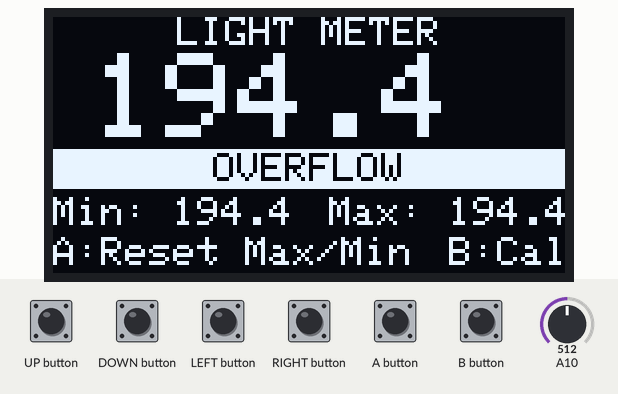
Simulated run of this sketch. Board: Arduboy, built with avr-gcc and run on an emulated ATmega32U4. Shown: 128×64 one-colour display. The test bench sets the inputs (shaded band); at power-on: A10 = 512. EEPROM starts erased.

Above: at 1.2 s.
1.3 s: A10 set to 655
At 2.2 s:
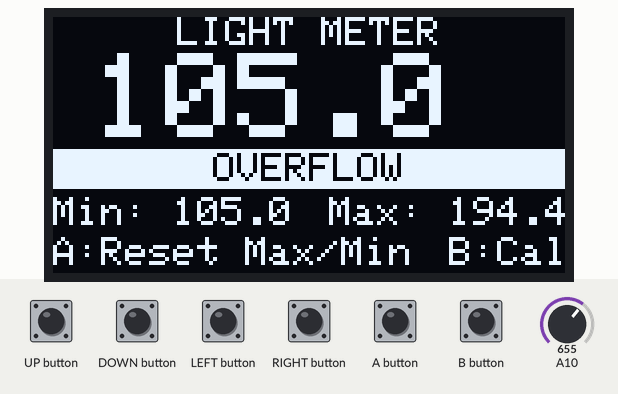
2.9 s: A10 set to 671
At 3.3 s:
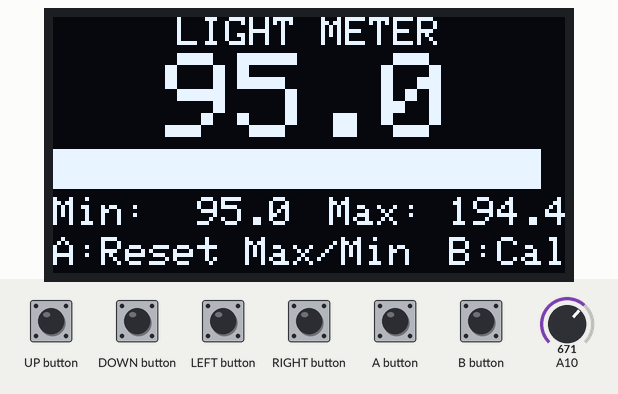
4.5 s: A button pressed for 0.15 s
At 4.72 s:
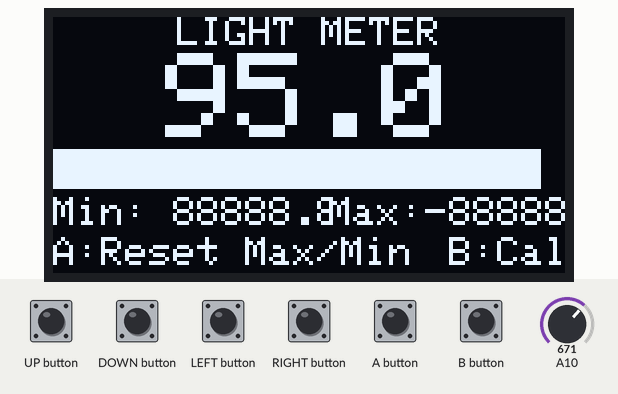
6.3 s: B button pressed for 0.15 s
At 7.8 s:
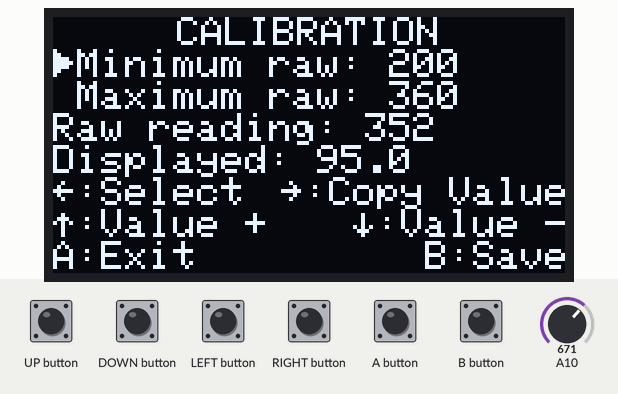
8.1 s: B button pressed for 1 s
At 9.5 s:
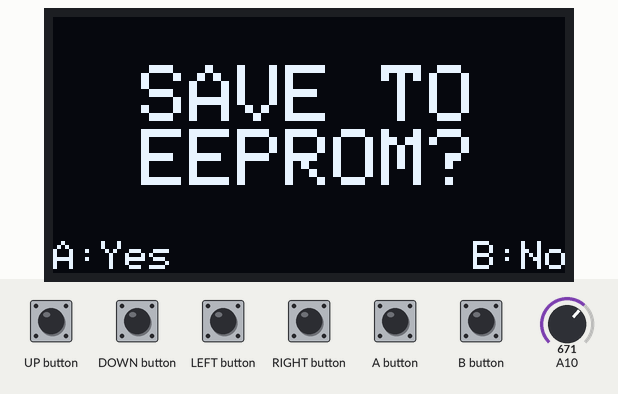
10.6 s: A button pressed for 1 s
At 11.4 s:
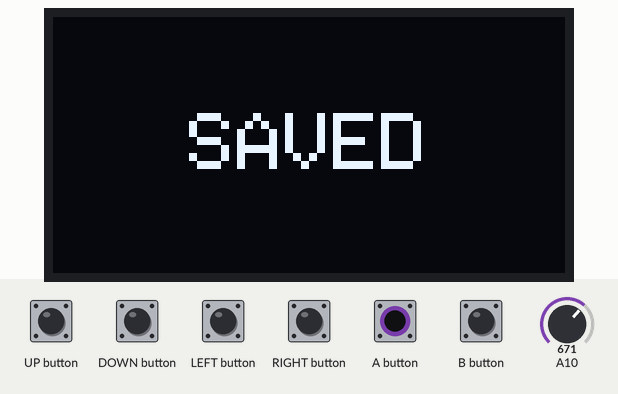
Timing chart, 0 to 13.6 s (numbered marks = the images above; inputs shaded):
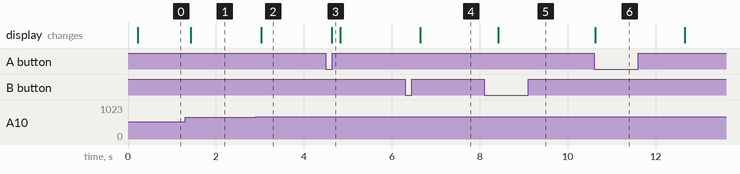

Measured:
- the behaviour switches between 662 and 663 on A10 (found by bisection; images 1 and 2)
- after the input at 1.3 s, the display: changes after 0.13 s (image 1)
- after the input at 2.9 s, the display: changes after 0.13 s (image 2)
- after the input at 4.5 s, the display: changes after 0.13 s (image 3)
- after the input at 6.3 s, the display: changes after 0.34 s (image 4)
- after the input at 8.1 s, the display: changes after 0.32 s (image 5)
- after the input at 10.6 s, the display: changes at once (image 6)

The sketch:

ArduboyLightMeter.ino
```cpp
// ===========================================================================
// Use an Arduboy as a light meter by using one of the RGB LEDs for the sensor
// ===========================================================================

// Version 1.0

/*
------------------------------------------------------------------------------
Copyright (c) 2019, Scott Allen
All rights reserved.

Redistribution and use in source and binary forms, with or without
modification, are permitted provided that the following conditions are met:

1. Redistributions of source code must retain the above copyright notice,
   this list of conditions and the following disclaimer.
2. Redistributions in binary form must reproduce the above copyright notice,
   this list of conditions and the following disclaimer in the documentation
   and/or other materials provided with the distribution.
3. Neither the name of the copyright holders nor the names of its contributors
   may be used to endorse or promote products derived from this software
   without specific prior written permission.

THIS SOFTWARE IS PROVIDED BY THE COPYRIGHT HOLDERS "AS IS" AND ANY EXPRESS OR
IMPLIED WARRANTIES, INCLUDING, BUT NOT LIMITED TO, THE IMPLIED WARRANTIES OF
MERCHANTABILITY AND FITNESS FOR A PARTICULAR PURPOSE ARE DISCLAIMED.
IN NO EVENT SHALL THE COPYRIGHT HOLDER BE LIABLE FOR ANY DIRECT, INDIRECT,
INCIDENTAL, SPECIAL, EXEMPLARY, OR CONSEQUENTIAL DAMAGES (INCLUDING, BUT NOT
LIMITED TO, PROCUREMENT OF SUBSTITUTE GOODS OR SERVICES; LOSS OF USE, DATA,
OR PROFITS; OR BUSINESS INTERRUPTION) HOWEVER CAUSED AND ON ANY THEORY OF
LIABILITY, WHETHER IN CONTRACT, STRICT LIABILITY, OR TORT (INCLUDING
NEGLIGENCE OR OTHERWISE) ARISING IN ANY WAY OUT OF THE USE OF THIS SOFTWARE,
EVEN IF ADVISED OF THE POSSIBILITY OF SUCH DAMAGE.
------------------------------------------------------------------------------
*/

#include <Arduboy2.h>
#include <EEPROM.h>

// EEPROM storage (6 bytes)
#define LIGHT_METER_EEPROM_START 780
#define LIGHT_METER_EEPROM_ID1 LIGHT_METER_EEPROM_START
#define LIGHT_METER_EEPROM_ID2 (LIGHT_METER_EEPROM_START + sizeof(char))
#define LIGHT_METER_EEPROM_CAL_MIN (LIGHT_METER_EEPROM_ID2 + sizeof(char))
#define LIGHT_METER_EEPROM_CAL_MAX (LIGHT_METER_EEPROM_CAL_MIN + sizeof(int))

#define STORAGE_ID_1 'L'
#define STORAGE_ID_2 'm'

// This sets the reading rate in readings per second. It is also used for the
// auto increment/decrement repeat rate for setting calibration values.
#define FRAME_RATE 5

// The number of frames to wait before button auto-repeat starts
#define DELAY_FRAMES 5

// The value to increment a calibration field by when auto-repeating
#define REPEAT_CHANGE 5

// The pin used by the ADC to read the light intensity
#define ADC_PIN RED_LED

// The full scale ADC value
#define ADC_MAX 1023

// The high value for the scaled floating point display range.
// (The low value is fixed at 0.)
#define SCALE_HIGH 100.0

// Default calibration values
#define DEFAULT_CAL_MIN 200
#define DEFAULT_CAL_MAX 360

// All the constant stings
const char StrMainHeading[] PROGMEM = "LIGHT METER";
const char StrMin[] PROGMEM = "Min:";
const char StrMax[] PROGMEM = "Max:";
const char StrNegative[] PROGMEM = "NEGATIVE";
const char StrOverflow[] PROGMEM = "OVERFLOW";
const char StrMainButtonRst[] PROGMEM = "A:Reset Max/Min";
const char StrMainButtonCal[] PROGMEM = "B:Cal";

const char StrCalHeading[] PROGMEM = "CALIBRATION";
const char StrCalMin[] PROGMEM = "Minimum raw: ";
const char StrCalMax[] PROGMEM = "Maximum raw: ";
const char StrRawReading[] PROGMEM =  "Raw reading: ";
const char StrDispReading[] PROGMEM = "Displayed: ";
const char StrCalButtonSel[] PROGMEM = "\x1B:Select";
const char StrCalButtonCopy[] PROGMEM = "\x1A:Copy Value";
const char StrCalButtonInc[] PROGMEM = "\x18:Value +";
const char StrCalButtonDec[] PROGMEM = "\x19:Value -";
const char StrCalButtonExit[] PROGMEM = "A:Exit";
const char StrCalButtonSave[] PROGMEM = "B:Save";

const char StrSaveQ1[] PROGMEM = "SAVE TO";
const char StrSaveQ2[] PROGMEM = "EEPROM?";
const char StrSaveButtonYes[] PROGMEM = "A:Yes";
const char StrSaveButtonNo[] PROGMEM = "B:No";
const char StrSaved[] PROGMEM = "SAVED";

#define CHAR_WIDTH 6
#define CHAR_HEIGHT 8
#define BAR_HEIGHT 10
#define VAL_CHARS 6

// Defines for text and field locations
#define MAIN_HEADING_X centerStr_P(StrMainHeading)
#define MAIN_HEADING_Y 0
#define MAIN_VALUE_X ((WIDTH / 2) - (CHAR_WIDTH * 3 * 4))
#define MAIN_VALUE_Y 9
#define MAIN_BAR_X 0
#define MAIN_BAR_Y 33
#define MAIN_BAR_NEG_X centerStr_P(StrNegative)
#define MAIN_BAR_NEG_Y (MAIN_BAR_Y + 1)
#define MAIN_BAR_OVL_X centerStr_P(StrOverflow)
#define MAIN_BAR_OVL_Y (MAIN_BAR_Y + 1)
#define MAIN_MIN_X 0
#define MAIN_MIN_Y 45
#define MAIN_MAX_X (rightStr_P(StrMax) - (VAL_CHARS * CHAR_WIDTH))
#define MAIN_MAX_Y MAIN_MIN_Y
#define MAIN_BTN_RST_X 0
#define MAIN_BTN_RST_Y 55
#define MAIN_BTN_CAL_X rightStr_P(StrMainButtonCal)
#define MAIN_BTN_CAL_Y MAIN_BTN_RST_Y

#define CAL_HEADING_X centerStr_P(StrCalHeading)
#define CAL_HEADING_Y 0
#define CAL_MIN_X CHAR_WIDTH
#define CAL_MIN_Y 8
#define CAL_MAX_X CHAR_WIDTH
#define CAL_MAX_Y 16
#define CAL_RAW_X 0
#define CAL_RAW_Y 24
#define CAL_DISPLAYED_X 0
#define CAL_DISPLAYED_Y 32
#define CAL_BUTTON_SEL_X 0
#define CAL_BUTTON_SEL_Y 40
#define CAL_BUTTON_COPY_X rightStr_P(StrCalButtonCopy)
#define CAL_BUTTON_COPY_Y CAL_BUTTON_SEL_Y
#define CAL_BUTTON_INC_X 0
#define CAL_BUTTON_INC_Y 48
#define CAL_BUTTON_DEC_X rightStr_P(StrCalButtonDec)
#define CAL_BUTTON_DEC_Y CAL_BUTTON_INC_Y
#define CAL_BUTTON_EXIT_X 0
#define CAL_BUTTON_EXIT_Y 56
#define CAL_BUTTON_SAVE_X rightStr_P(StrCalButtonSave)
#define CAL_BUTTON_SAVE_Y CAL_BUTTON_EXIT_Y

#define SAVE_Q_1_X centerStr2_P(StrSaveQ1)
#define SAVE_Q_1_Y 12
#define SAVE_Q_2_X centerStr2_P(StrSaveQ2)
#define SAVE_Q_2_Y (SAVE_Q_1_Y + (CHAR_HEIGHT * 2))
#define SAVE_BUTTON_YES_X 0
#define SAVE_BUTTON_YES_Y 56
#define SAVE_BUTTON_NO_X rightStr_P(StrSaveButtonNo)
#define SAVE_BUTTON_NO_Y SAVE_BUTTON_YES_Y

#define SAVE_SAVED_X centerStr2_P(StrSaved)
#define SAVE_SAVED_Y 24

Arduboy2 arduboy;

// The raw reading from the ADC normalised so that higher illumination has
// higher values.
int adcReading;

float  displayValue;
float  displayMin;
float  displayMax;

int calMin;
int calMax;

bool calMaxSelected = false;

unsigned int delayCount = 0;
bool repeating = false;

enum class State : uint8_t {
  Main,
  Calibrate,
  SavePrompt
};

State currentState = State::Main;

// ========== setup ==========
void setup() {
  arduboy.begin();
  arduboy.setFrameRate(FRAME_RATE);
  arduboy.setTextWrap(false);

  getSavedCal();

  resetMinMax();

  power_adc_enable();  // The library turns the ADC off, so power it on
  pinMode(ADC_PIN, INPUT);
  analogReference(DEFAULT); // Use VCC for the ADC reference
}

// ========== loop ==========
void loop() {
  if (!arduboy.nextFrame()) {
    return;
  }

  arduboy.pollButtons();

  arduboy.clear();

  adcReading = ADC_MAX - analogRead(ADC_PIN);
  displayValue = (float)(adcReading - calMin) * (SCALE_HIGH / (float)(calMax - calMin));

  if (displayValue < displayMin) {
    displayMin = displayValue;
  }
  if (displayValue > displayMax) {
    displayMax = displayValue;
  }

  switch (currentState) {
   case State::Main:
    mainScreen();
    break;
   case State::Calibrate:
    calScreen();
    break;
   case State::SavePrompt:
    saveScreen();
    break;
  }

  arduboy.display();
}

// --- Handle the main screen ---
void mainScreen() {
  uint8_t barLength = min(round(displayValue * WIDTH / SCALE_HIGH), WIDTH);

  if (arduboy.justPressed(B_BUTTON)) {
    currentState = State::Calibrate;
  }

  if (arduboy.justPressed(A_BUTTON)) {
    resetMinMax();
  }

  printStr_P(MAIN_HEADING_X, MAIN_HEADING_Y, StrMainHeading);

  arduboy.setCursor(MAIN_VALUE_X, MAIN_VALUE_Y);
  arduboy.setTextSize(3);
  printValue(displayValue);
  arduboy.setTextSize(1);

  if (adcReading != calMin) {
    if (adcReading < calMin) {
      printStr_P(MAIN_BAR_NEG_X, MAIN_BAR_NEG_Y, StrNegative);
    }
    else {
     arduboy.fillRect(MAIN_BAR_X, MAIN_BAR_Y, barLength, BAR_HEIGHT);
    }
    if (adcReading > calMax) {
      arduboy.setTextColor(BLACK);
      arduboy.setTextBackground(WHITE);
      printStr_P(MAIN_BAR_OVL_X, MAIN_BAR_OVL_Y, StrOverflow);
      arduboy.setTextColor(WHITE);
      arduboy.setTextBackground(BLACK);
    }
  }

  printStr_P(MAIN_MIN_X, MAIN_MIN_Y, StrMin);
  printValue(displayMin);
  printStr_P(MAIN_MAX_X, MAIN_MAX_Y, StrMax);
  printValue(displayMax);

  printStr_P(MAIN_BTN_RST_X, MAIN_BTN_RST_Y, StrMainButtonRst);
  printStr_P(MAIN_BTN_CAL_X, MAIN_BTN_CAL_Y, StrMainButtonCal);
}

// --- Handle the calibration screen ---
void calScreen() {
  if ((delayCount != 0) && (--delayCount == 0)) {
    repeating = true;
  }

  if (arduboy.justPressed(A_BUTTON)) {
    currentState = State::Main;
  }

  if (arduboy.justPressed(B_BUTTON)) {
    currentState = State::SavePrompt;
  }

  if (arduboy.justPressed(LEFT_BUTTON)) {
    calMaxSelected = !calMaxSelected;
  }

  if (arduboy.justPressed(RIGHT_BUTTON)) {
    updateCalField(adcReading);
  }

  if (arduboy.justPressed(UP_BUTTON)) {
    calFieldInc();
    startButtonDelay();
  }
  else if (arduboy.justPressed(DOWN_BUTTON)) {
    calFieldDec();
    startButtonDelay();
  }
  else if (repeating && arduboy.pressed(UP_BUTTON)) {
    calFieldInc();
  }
  else if (repeating && arduboy.pressed(DOWN_BUTTON)) {
    calFieldDec();
  }
  else if (repeating) {
    stopButtonRepeat();
  }

  printStr_P(CAL_HEADING_X, CAL_HEADING_Y, StrCalHeading);

  printStr_P(CAL_MIN_X, CAL_MIN_Y, StrCalMin);
  arduboy.print(calMin);
  printStr_P(CAL_MAX_X, CAL_MAX_Y, StrCalMax);
  arduboy.print(calMax);

  // Set the cal field cursor
  if (calMaxSelected) {
    arduboy.setCursor(CAL_MAX_X - CHAR_WIDTH, CAL_MAX_Y);
  }
  else {
    arduboy.setCursor(CAL_MIN_X - CHAR_WIDTH, CAL_MIN_Y);
  }
  arduboy.print('\x10');

  printStr_P(CAL_RAW_X, CAL_RAW_Y, StrRawReading);
  arduboy.print(adcReading);
  printStr_P(CAL_DISPLAYED_X, CAL_DISPLAYED_Y, StrDispReading);
  arduboy.print(displayValue, 1);

  printStr_P(CAL_BUTTON_SEL_X, CAL_BUTTON_SEL_Y, StrCalButtonSel);
  printStr_P(CAL_BUTTON_COPY_X, CAL_BUTTON_COPY_Y, StrCalButtonCopy);
  printStr_P(CAL_BUTTON_INC_X, CAL_BUTTON_INC_Y, StrCalButtonInc);
  printStr_P(CAL_BUTTON_DEC_X, CAL_BUTTON_DEC_Y, StrCalButtonDec);
  printStr_P(CAL_BUTTON_EXIT_X, CAL_BUTTON_EXIT_Y, StrCalButtonExit);
  printStr_P(CAL_BUTTON_SAVE_X, CAL_BUTTON_SAVE_Y, StrCalButtonSave);
}

// --- Handle the calibration save screens ---
void saveScreen() {
  arduboy.setTextSize(2);
  printStr_P(SAVE_Q_1_X, SAVE_Q_1_Y, StrSaveQ1);
  printStr_P(SAVE_Q_2_X, SAVE_Q_2_Y, StrSaveQ2);
  arduboy.setTextSize(1);

  printStr_P(SAVE_BUTTON_YES_X, SAVE_BUTTON_YES_Y, StrSaveButtonYes);
  printStr_P(SAVE_BUTTON_NO_X, SAVE_BUTTON_NO_Y, StrSaveButtonNo);

  if (arduboy.justPressed(B_BUTTON)) {
    currentState = State::Calibrate;
  }

  if (arduboy.justPressed(A_BUTTON)) {
    saveCal();
    arduboy.clear();
    arduboy.setTextSize(2);
    printStr_P(SAVE_SAVED_X, SAVE_SAVED_Y, StrSaved);
    arduboy.setTextSize(1);
    arduboy.display();
    arduboy.delayShort(2000);
    currentState = State::Calibrate;
  }
}

// Reset the minimum and maximum readings by setting them to extreme opposite
// values. They will then be set to the current reading during the next loop.
void resetMinMax() {
  displayMin = 88888.8;
  displayMax = -88888.8;
}

// Get saved calibration values from EEPROM.
// Initialise EEPROM if "magic" ID is not correct.
void getSavedCal() {
  if ((EEPROM.read(LIGHT_METER_EEPROM_ID1) == STORAGE_ID_1) &&
      (EEPROM.read(LIGHT_METER_EEPROM_ID2) == STORAGE_ID_2)) {
    EEPROM.get(LIGHT_METER_EEPROM_CAL_MIN, calMin);
    EEPROM.get(LIGHT_METER_EEPROM_CAL_MAX, calMax);
  }
  else {
    EEPROM.update(LIGHT_METER_EEPROM_ID1, STORAGE_ID_1);
    EEPROM.update(LIGHT_METER_EEPROM_ID2, STORAGE_ID_2);
    calMin = DEFAULT_CAL_MIN;
    calMax = DEFAULT_CAL_MAX;
    saveCal();
  }
}

// Save the calibration data to EEPROM
void saveCal() {
  EEPROM.put(LIGHT_METER_EEPROM_CAL_MIN, calMin);
  EEPROM.put(LIGHT_METER_EEPROM_CAL_MAX, calMax);
}

// Start the button auto-repeat delay
void startButtonDelay() {
  delayCount = DELAY_FRAMES;
  repeating = false;
}

// Stop the button auto-repeat or delay
void stopButtonRepeat() {
  delayCount = 0;
  repeating = false;
}

// Increase the value of the selected calibration field based on the button
// repeat state
void calFieldInc() {
  int newval = (calMaxSelected ? calMax : calMin) +
                (repeating ? (REPEAT_CHANGE) : 1);

  updateCalField(newval);
}

// Decrease the value of the selected calibration field based on the button
// repeat state
void calFieldDec() {
  int newVal = (calMaxSelected ? calMax : calMin) -
                (repeating ? (REPEAT_CHANGE) : 1);

  updateCalField(newVal);
}

// Update the selected calibration field with the provided value, if allowed
void updateCalField(int newVal) {
  if (calMaxSelected) {
    if (newVal > calMin) {
      calMax = newVal;
    }
  }
  else {
    if (newVal < calMax) {
      calMin = newVal;
    }
  }
}

// Format and print the calculated value at the current cursor location
void printValue(float value) {
  float absValue = abs(value);

  if (value >= 0) {
    arduboy.print(' ');
  }

  for (float i = 10; i < 1000; i *= 10) {
    if (absValue < i) {
      arduboy.print(' ');
    }
  }
  arduboy.print(value, 1);
}

// Print a string in program memory at the given location
void printStr_P(int x, int y, const char* str) {
  arduboy.setCursor(x, y);
  arduboy.print((__FlashStringHelper*)(str));
}

// Calculate the X coordinate to center a string located in program memory
int centerStr_P(const char* str) {
  return (WIDTH / 2) - (strlen_P(str) * CHAR_WIDTH / 2);
}

// Calculate the X coordinate to center a size 2 string located in
// program memory
int centerStr2_P(const char* str) {
  return (WIDTH / 2) - (strlen_P(str) * CHAR_WIDTH);
}

// Calculate the X coordinate to right justify a string in program memory
int rightStr_P(const char* str) {
  return WIDTH - (strlen_P(str) * CHAR_WIDTH) + 1;
}
```
